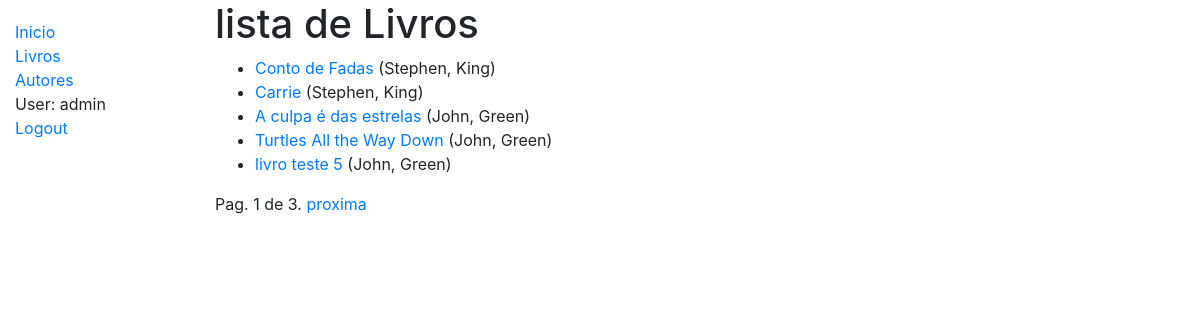
Page /catalogos/livros/ (signed in) on the committed database.
### catalogos/models.py (models this page shows, shortened)
class Livro(models.Model):
    titulo = models.CharField(max_length=200, verbose_name="Titulo do livro"    )
    autor = models.ForeignKey('Autor', on_delete=models.SET_NULL, null=True)
    sumario = models.TextField(max_length=1000, help_text='digite uma breve descrição do livro')
    isbn = models.CharField('ISBN', max_length=13, help_text='13 caracteres <a href="https://www.isbn-international.org/content/what-isbn">ISBN number</a>')
    genero = models.ManyToManyField(Genero, help_text='selecione o(s) genero(s) do livro')
    idioma = models.ForeignKey('Idioma', on_delete=models.SET_NULL, null=True)
    def get_absolute_url(self):
        return reverse('livro-detalhe', args=[str(self.id)])
    def display_genero(self):
        return ', '.join(genero.nome for genero in self.genero.all()[:3])
    display_genero.short_description = 'Genero'

class Autor(models.Model):
    nome = models.CharField(max_length=100)
    sobrenome = models.CharField(max_length=100)
    dataNascimento = models.DateField(null=True, blank=True)
    dataMorte = models.DateField('Morto', null=True, blank=True)
    class Meta:
        ordering = ['nome', 'sobrenome']
    def __str__(self):
        return f'{self.nome}, {self.sobrenome}'

### catalogos/views.py (the view)
# urls.py: path('livros/', views.LivroListView.as_view(), name='livros'),
class LivroListView(LoginRequiredMixin, generic.ListView):
    model = Livro
    context_object_name = 'livrosLista'
    queryset = Livro.objects.all()
    template_name = 'catalogos/livrosLista.html'
    paginate_by = 5

### catalogos/templates/catalogos/livrosLista.html
{% extends "base.html" %}
{% block content %}
  <h1>lista de Livros</h1>
  {% if livrosLista %}
  <ul>
    {% for livro in livrosLista %}
      <li>
        <a href="{{ livro.get_absolute_url }}">{{ livro.titulo }}</a> ({{livro.autor}})
      </li>
    {% endfor %}
  </ul>
  {% else %}
    <p>Não há livros na biblioteca.</p>
  {% endif %}
{% endblock %}

### catalogos/templates/base.html (shortened to what this page needs)
<!DOCTYPE html>
<html lang="pt-BR">
<head>
  <link rel="stylesheet" href="https://stackpath.bootstrapcdn.com/bootstrap/4.1.3/css/bootstrap.min.css">
  {% load static %}
  <link rel="stylesheet" href="{% static 'css/styles.css' %}">
</head>
<body>
  <div class="container-fluid">
    <div class="row">
      <div class="col-sm-2">
      {% block sidebar %}
        <ul class="sidebar-nav">
          <li><a href="{% url 'index' %}">Inicio</a></li>
          <li><a href="{% url 'livros' %}">Livros</a></li>
          <li><a href="{% url 'autores' %}">Autores</a></li>
          {% if user.is_authenticated %}
            <li>User: {{ user.get_username }}</li>
            <li><a href="{% url 'logout'%}?next={{request.path}}">Logout</a></li>
          {% else %}
            <li><a href="{% url 'login'%}?next={{request.path}}">Login</a></li>
          {% endif %}
        </ul>
      {% endblock %}
      </div>
      <div class="col-sm-10 ">{% block content %}{% endblock %}
        {% block pagination %}
          {% if is_paginated %}
              <div class="pagination">
                  <span class="page-links">
                      <span class="page-current">
                          Pag. {{ page_obj.number }} de {{ page_obj.paginator.num_pages }}.
                      </span>
                      {% if page_obj.has_next %}
                          <a href="{{ request.path }}?page={{ page_obj.next_page_number }}">proxima</a>
                      {% endif %}
                  </span>
              </div>
          {% endif %}
        {% endblock %}
      </div>
    </div>
  </div>
</body>
</html>

### catalogos/templates/static/css/styles.css (style rules this page uses)
.sidebar-nav { margin-top: 20px; padding: 0; list-style: none; }

### rows in the picture
Livro: titulo "Conto de Fadas", autor "Stephen, King"
Livro: titulo "Carrie", autor "Stephen, King"
Livro: titulo "A culpa é das estrelas", autor "John, Green"
Livro: titulo "Turtles All the Way Down", autor "John, Green"
Livro: titulo "livro teste 5", autor "John, Green"

### other values in the picture
{{ user.get_username }} "admin"
{{ page_obj.number }} "1"
{{ page_obj.paginator.num_pages }} "3"
